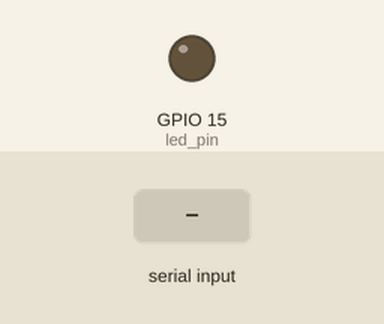
Recording of a sketch running on a simulated ESP32-S2. Parts: output pins drawn as LEDs (lit = HIGH). The inputs (shaded band) are chosen by the test bench. What the sketch prints to the serial monitor is not drawn.

Above: at 2.2 s.
2.3 s: byte 30 received over Serial
At 3.1 s:
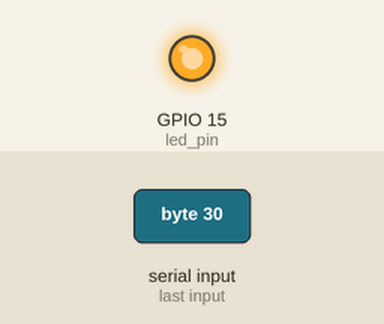
3.8 s: byte 90 received over Serial
5.3 s: byte 120 received over Serial
At 11.6 s:
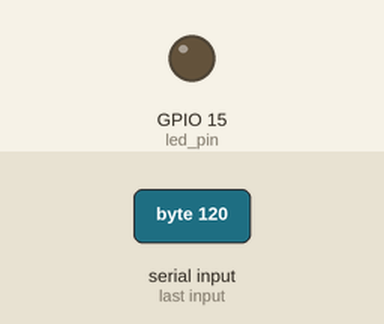
Timing chart, 0 to 12.8 s (numbered marks = the images above; inputs shaded):
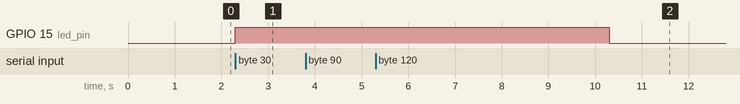

The sketch:

timer-example-led.ino
```cpp
#include <stdlib.h>

#if CONFIG_FREERTOS_UNICORE
static const BaseType_t app_cpu = 0;
#else
static const BaseType_t app_cpu = 1;
#endif

// Settings
static const TickType_t dim_delay_period = 5000 / portTICK_PERIOD_MS;

// Pins
static const int led_pin = LED_BUILTIN;

// Globals
static TimerHandle_t one_shot_timer = NULL;

/*
  Callbacks
 */
void autoDimmerCallback(TimerHandle_t xTimer) {
  digitalWrite(led_pin, LOW);
}

void readSerial(void *parameters) {

  char c;

  // configure pins
  pinMode(led_pin, OUTPUT);

  // Clear whole buffer
  while (1) {
    if (Serial.available() > 0) {
      c = Serial.read();
      Serial.print(c);
      digitalWrite(led_pin, HIGH);

      // Start timer
      xTimerStart(one_shot_timer, portMAX_DELAY);
    }
  }
}

/*
  Setup
 */

void setup() {
  // put your setup code here, to run once:
  Serial.begin(115200);
  while (!Serial);
  Serial.println("Starting Timer Demo");

  // take sometime for user to push serial console button
  vTaskDelay(1000 / portTICK_PERIOD_MS);

  one_shot_timer = xTimerCreate(
    "one-shot timer",         // name
    dim_delay_period,         // period of timer
    pdFALSE,                  // auto reload
    (void *)0,                // id
    autoDimmerCallback        // callback
  );

  xTaskCreatePinnedToCore(
    readSerial,               // name
    "Read serial",
    1024,
    NULL,
    1,
    NULL,
    app_cpu
  );
}

void loop() {
  // put your main code here, to run repeatedly:

}
```

Measured:
- after the input at 2.3 s, GPIO 15 (led_pin): LOW → HIGH at once
- after the input at 3.8 s, every drawn part: stays the same
- after the input at 5.3 s, GPIO 15 (led_pin): HIGH → LOW after 5.0 s instead of 3.5 s
